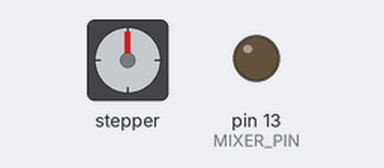
Bench run of a sketch on a simulated Arduino Uno, built with avr-gcc and run on an emulated ATmega328P. Parts: stepper motor, output pins drawn as LEDs (lit = HIGH). Stepper angles assume 411 steps per turn; what the sketch prints to the serial monitor is not drawn.

Above: at 0.05 s.
Timing chart, 0 to 11.1 s (numbered marks = the images above):
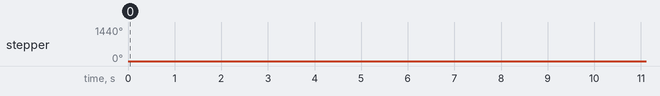

Measured:
- by itself, stepper: turns 360° clockwise in 2.2 s, repeating every 8.5 s

The sketch:

main.ino
```cpp
/*
  Code for our Mixelangelo Project [June 2022]
  Members: Alexandra Orloff, Kate Pihl, Shushig Lokmanian,
  Robert Valencia, Krystal Tsoi, Joelle Narducci, Juan Banchs
*/

// Global Variables
const int NUM_MOTORS = 4;
const int NUM_MOTORS_AND_MIXER = NUM_MOTORS + 1;
double paintLeftInSyringes[5] = {90, 80, 70, 60, 0}; // Cyan, Magenta, Yellow, White, Mixer [CMYK,Mixer]
const String PAINT_COLOUR[5] = {"Cyan  ", "Magenta", "Yellow ", "White  ", "Mixer  "};
double paintLeftForDC[5][5] = { {0, 0, 0, 0, 0}, {0, 0, 0, 0, 0}, {0, 0, 0, 0, 0}, {0, 0, 0, 0, 0}, {0, 0, 0, 0, 0} }; // {Cyan, Magenta, Yellow, White, Mixer}, {...}, {...}, {...}
int num_colours = 0;
//const int MOTOR_PINS[5][2] = { {2, 3}, {4, 5}, {6, 7}, {34, 35}, {36, 33} };
const int MOTOR_PINS[5][2] = { {34, 35}, {36, 37}, {38, 39}, {50, 51}, {40, 41} };
const int MIXER_PIN = 13;

const int ML_NUM_STEPS = 38; // Not tested on paint
const double SPIN_TIME = 3000; // milliseconds
const double MIXING_SPEED = 255; // From 0 to 255 (analog)

// Mixer Global Variables
double PLUNGE_DISTANCE = 70; //ml
double RETRACT_DISTANCE = 30; //ml

// Delays
int MOTOR_DELAY = 1000; // milliseconds
int MIXER_DELAY = 1000; // milliseconds
int TURNER_DELAY = 1000; // milliseconds
int MOTOR_SPEED_DELAY = 1500; // microseconds

void setup() {
  // Sets the pins as output
  pinMode(MIXER_PIN, OUTPUT); //The 2nd PWM Pin as output. You can use any PWM Pin.
  pinMode(MOTOR_PINS[0][0], OUTPUT);
  pinMode(MOTOR_PINS[0][1], OUTPUT);
  pinMode(MOTOR_PINS[1][0], OUTPUT);
  pinMode(MOTOR_PINS[1][1], OUTPUT);
  pinMode(MOTOR_PINS[2][0], OUTPUT);
  pinMode(MOTOR_PINS[2][1], OUTPUT);
  pinMode(MOTOR_PINS[3][0], OUTPUT);
  pinMode(MOTOR_PINS[3][1], OUTPUT);
  pinMode(MOTOR_PINS[4][0], OUTPUT);
  pinMode(MOTOR_PINS[4][1], OUTPUT);

  digitalWrite(MOTOR_PINS[0][0], LOW);
  digitalWrite(MOTOR_PINS[0][1], LOW);
  digitalWrite(MOTOR_PINS[1][0], LOW);
  digitalWrite(MOTOR_PINS[1][1], LOW);
  digitalWrite(MOTOR_PINS[2][0], LOW);
  digitalWrite(MOTOR_PINS[2][1], LOW);
  digitalWrite(MOTOR_PINS[3][0], LOW);
  digitalWrite(MOTOR_PINS[3][1], LOW);
  digitalWrite(MOTOR_PINS[4][0], LOW);
  digitalWrite(MOTOR_PINS[4][1], LOW);

  Serial.begin(9600);


  Serial.println("Starting delaying of 5 seconds"); delay(5000); // Delay for 100 seconds

  // ------------------------------------ Test Land ------------------------------------------
  //  int colour_test = 0;
  //  int mlConsumed_test = 10;
  //  AMotorActuation(colour_test, MOTOR_PINS[colour_test][0], MOTOR_PINS[colour_test][1], mlConsumed_test);
  ////  AMotorActuation(int colour, int motorPinA, int motorPinB, double mlConsumed) // steps_disp + to go down, steps_disp - to go down
  //  Serial.print("Delaying for 100 seconds"); delay(100000); // Delay for 100 seconds

  //  int DC1Location2 = 0;
  //  DC1Location2 = BottomTurn(4, -1, DC1Location2);
  //  DC1Location2 = BottomTurn(4, 1, DC1Location2);
  //  Serial.print("Delaying for 100 seconds"); delay(100000); // Delay for 100 seconds

  //  int DC1Location2 = 0;
  //  Serial.print("-------- Now beginning colour mixing -------- DC1Location: "); Serial.println(DC1Location2);
  //  DC1Location2 = mix_all_colours(DC1Location2);
  //  Serial.print("Delaying for 100 seconds"); delay(100000); // Delay for 100 seconds

  //  TransistorCircuit(SPIN_TIME);
  //  Serial.print("Delaying for 100 seconds"); delay(100000); // Delay for 100 seconds
//
//  int DC1Location2 = 0;
//  int colour2 = 4;
//  int mlConsumed2 = 5;
//  Serial.print("-------- Testing colour mixing -------- DC1Location: "); Serial.println(DC1Location2);
//  //  DC1Location2 = mix_all_colours(DC1Location2);
//  //  MotorActuation(colour2, MOTOR_PINS[colour2][0], MOTOR_PINS[colour2][1], mlConsumed2); //mL_disp + to go down, mL_disp - to go down
//  //  MixerMotorSpinner(SPIN_TIME);
//  BottomTurn(1, -1, DC1Location2);
//  Serial.print("Delaying for 1000 seconds"); delay(1000000); // Delay for 100 seconds

  // ------------------------------------------------------------------------------------------
  // Refill if desired
  begin_refilling(0); //1 for yes, 0 for no

  // ------------------------------------------------------------------------------------------
  // Starting State
  Serial.println("Initial State: ");
  print_current_state();

  // Robert and Krystal send the String
  String receivedString = wait_for_string();

  // Parse the String into an array
  num_colours = read_string(receivedString);
  Serial.println("After parsing the string. We now have this state: ");
  print_current_state();

  // ------------------------------------------------------------------------------------------
  // Now we start the Paint Dispensing Process
  delay(1000); Serial.println("-------- Now beginning paint dispensing process -------- ");
  int DC1Location = 0; // Define the location that our first DC ("Desired Colour") is at (0 is the first position)

  for (int colour = 0; colour < NUM_MOTORS_AND_MIXER; colour++)
  {
    Serial.print("Starting motor actuation for 'Colour Generation Step "); Serial.print(colour); Serial.println("'.");
    ActuateAllMotors(DC1Location); // Calls the motor actuation and edits paint left in syringes 4 times

    if (DC1Location != 4) {
      DC1Location = BottomTurn(1, 1, DC1Location); // Turn the cups in preparation next step.
    }
    else {
      Serial.print("Bottom motor not rotated. Now DC1Location = ");  // Skip last turn
      Serial.println(DC1Location);
    }

    Serial.print("\nState after Colour Generation Step "); Serial.print(colour);  Serial.println(".");
    print_current_state();
  }

  // ------------------------------------------------------------------------------------------
  // Now we start the Paint Mixing Process
  Serial.print("-------- Now beginning colour mixing -------- DC1Location: "); Serial.println(DC1Location);
  DC1Location = mix_all_colours(DC1Location);

  // ------------------------------------------------------------------------------------------
  // Job Done!
  Serial.print("-------- We are done! Beginning a 100 second delay -------- DC1Location: "); Serial.println(DC1Location);
  delay(100000);
}

void loop() {
}
```

motor_functions.ino
```cpp
void ActuateAllMotors(int DC1Location)
{
  // Call the motor actuation and edits paint left in syringes 4 times

  for (int colour = 0; colour < NUM_MOTORS; colour++)
  {
    int arrayToUse = colour - DC1Location;
    if (arrayToUse < 0){arrayToUse = arrayToUse + 5;}

    double mlConsumed = paintLeftForDC[arrayToUse][colour];
    MotorActuation(colour, MOTOR_PINS[colour][0], MOTOR_PINS[colour][1], mlConsumed); //mL_disp + to go down, mL_disp - to go down
    consume_paint(arrayToUse, colour, mlConsumed); // Cyan, Magenta, Yellow, White, Mixer [CMYK,Mixer] (0,1,2,3,4)
  }
}

int mix_all_colours(int DC1Location)
{
  // Prepare Mixer
  move_mixer(PLUNGE_DISTANCE);

  // Mix Colour 1
  MixerMotorSpinner(SPIN_TIME);
  move_mixer(-RETRACT_DISTANCE);
  DC1Location = BottomTurn(1, 1, DC1Location);
  move_mixer(RETRACT_DISTANCE);
  MixerMotorSpinner(SPIN_TIME); //Cleanup
  move_mixer(-RETRACT_DISTANCE);

  // Mix Colour 2
  DC1Location = BottomTurn(2, -1, DC1Location);
  move_mixer(RETRACT_DISTANCE);
  MixerMotorSpinner(SPIN_TIME);
  move_mixer(-RETRACT_DISTANCE);
  DC1Location = BottomTurn(2, 1, DC1Location);
  move_mixer(RETRACT_DISTANCE);
  MixerMotorSpinner(SPIN_TIME); //Cleanup
  move_mixer(-RETRACT_DISTANCE);

  // Mix Colour 3
  DC1Location = BottomTurn(2, 1, DC1Location);
  move_mixer(RETRACT_DISTANCE);
  MixerMotorSpinner(SPIN_TIME);
  move_mixer(-RETRACT_DISTANCE);
  DC1Location = BottomTurn(2, -1, DC1Location);
  move_mixer(RETRACT_DISTANCE);
  MixerMotorSpinner(SPIN_TIME); //Cleanup
  move_mixer(-RETRACT_DISTANCE);

  // Mix Colour 4
  DC1Location = BottomTurn(1, 1, DC1Location);
  move_mixer(RETRACT_DISTANCE);
  MixerMotorSpinner(SPIN_TIME);
  move_mixer(-RETRACT_DISTANCE);
  DC1Location = BottomTurn(1, -1, DC1Location);
  move_mixer(RETRACT_DISTANCE);
  MixerMotorSpinner(SPIN_TIME); //Cleanup
  move_mixer(-PLUNGE_DISTANCE);
}

void MotorActuation(int colour, int motorPinA, int motorPinB, double mlConsumed) // steps_disp + to go down, steps_disp - to go down
{
  // Need 2 inputs for the 2 numbers that represent which motor is gonna be dispensing
  // Need input on how many ml need to be dispensed

  Serial.print(PAINT_COLOUR[colour]); Serial.print(" motor actuated (Pins ["); Serial.print(motorPinA); Serial.print("]["); Serial.print(motorPinB); Serial.print("]). Dispensed "); Serial.print(mlConsumed);
  Serial.print("mL, equivalent to "); Serial.print(mlConsumed*ML_NUM_STEPS); Serial.println(" steps.");
  Serial.print("Delaying for MOTOR_DELAY ("); Serial.print(MOTOR_DELAY); Serial.println(" ms)."); delay(MOTOR_DELAY);

  if (mlConsumed > 0.0) // going down //CHANGED
  {
    digitalWrite(motorPinB, HIGH);
  } else {
    digitalWrite(motorPinB, LOW);
    mlConsumed = -mlConsumed;
  }

  for (int x = 0; x < mlConsumed*ML_NUM_STEPS; x++)  //CHANGED
  {
    digitalWrite(motorPinA, HIGH);
    delayMicroseconds(MOTOR_SPEED_DELAY);
    digitalWrite(motorPinA, LOW);
    delayMicroseconds(MOTOR_SPEED_DELAY);
//    Serial.print("In Loop A motor actuation. X = "); Serial.print(x); Serial.print(". mlConsumed*ML_NUM_SETPS = "); Serial.println(mlConsumed*ML_NUM_STEPS);
  }
}


// Prep for BottomTurn Function
#include <Stepper.h> // Include the Arduino Stepper.h library:
const int STEPS_PER_REVOLUTION = 411; // Define number of steps per rotation:
Stepper myStepper = Stepper(STEPS_PER_REVOLUTION, 8, 9, 10, 12); // Create stepper object called 'myStepper', note the pin order.

int BottomTurn(int num_steps,int way, int DC1Location)
{
  // Set the speed to 5 rpm:
  myStepper.setSpeed(27);

  //Turn motor
  int turn = num_steps*STEPS_PER_REVOLUTION*way;
  myStepper.step(turn);

  //Tracker
  int locationTracker = num_steps*way;

  DC1Location = DC1Location+locationTracker;
  if (DC1Location > 4){DC1Location = DC1Location-5;}
  if (DC1Location < 0){DC1Location = DC1Location + 5;} // TBD. Shouldn't it be 1? and the above may be 4? I eddited it.

  Serial.print("Bottom motor rotated by "); Serial.print(num_steps); Serial.print(" in direction "); Serial.print(way); Serial.print(". Now DC1Location = "); Serial.println(DC1Location);
  Serial.print("Delaying for TURNER_DELAY ("); Serial.print(TURNER_DELAY); Serial.println(" ms)."); delay(TURNER_DELAY);
  return DC1Location;
}

void TransistorCircuit(int totalSpinTime)
{
  analogWrite(MIXER_PIN, MIXING_SPEED);
  delay(totalSpinTime);
  analogWrite(MIXER_PIN, 0);

//  for(int i = 0; i < 255; i++) //Counting from 0 to 255.
//  {
//    analogWrite(MIXER_PIN, i); //Give the "i" value to the signal contact.
//    delay(10); //Wait 10 milliseconds.
//  }
//  delay(totalSpinTime/2); //One second at the maximum speed.
//
//  for(int i = 255; i > 0; i--) //Counting from 255 to 0.
//  {
//    analogWrite(MIXER_PIN, i); //Give the "i" value to the signal contact.
//    delay(10); //Wait 10 milliseconds.
//  }
//  delay(totalSpinTime/2); //Stop for a second
}

void MixerMotorSpinner(int seconds)
{
  Serial.print("Mixing for "); Serial.print(seconds/1000); Serial.println(" seconds");
  TransistorCircuit(seconds);
  Serial.print("Delaying for MIXER_DELAY ("); Serial.print(MIXER_DELAY); Serial.println(" ms)."); delay(MIXER_DELAY);
}

void move_mixer(int mlMoved)
{
  MotorActuation(4, MOTOR_PINS[4][0], MOTOR_PINS[4][1], mlMoved);
}
```

raspi_functions.ino
```cpp
String wait_for_string()
{
//  String receivedString = "4100100100150111222333000111222333000111222333000";
//  String receivedString "4111222333444111222333444111222333444111222333444";
  String receivedString = "2000100100100000000000000000000000000000000000000";
  Serial.print("String was received and reads: "); Serial.println(receivedString);
  return receivedString;
}
```

refill_functions.ino
```cpp
void begin_refilling(int choice)
{
  if (choice == 1)
  {
    Serial.println("Refill Starting...");
 // ------------------------------ Refill amounts ------------------------------
    double cyan = 0; //ml
    double magenta = 0; //ml
    double yellow = 0; //ml
    double white = 0; //ml
    double mixer_movement = 5; //
 // ----------------------------------------------------------------------------
    refill_syringes(cyan, magenta, yellow, white, mixer_movement);
    Serial.println("Refill Complete!");
    Serial.println("Delaying for 1000 seconds"); delay(1000000); // Delay for 100 seconds
  }
  else
  {
    Serial.println("No refill started \n");
  }
}


void refill_syringes(int cyan, int magenta, int yellow, int white, int mixer_movement)
{
  //Make it negative to go backwards
  double refill_amounts[5] = {cyan, magenta, yellow, white, mixer_movement}; // Cyan, Magenta, Yellow, White, Mixer [CMYK,Mixer]

  for (int colour = 0; colour < NUM_MOTORS_AND_MIXER; colour++)
  {
    double mlConsumed = refill_amounts[colour];
    MotorActuation(colour, MOTOR_PINS[colour][0], MOTOR_PINS[colour][1], mlConsumed); //mL_disp + to go down, mL_disp - to go down
//    consume_paint(arrayToUse, colour, mlConsumed); // Cyan, Magenta, Yellow, White, Mixer [CMYK,Mixer] (0,1,2,3,4)
  }
}
```

Source omitted: processing_functions.ino (11418 bytes)
